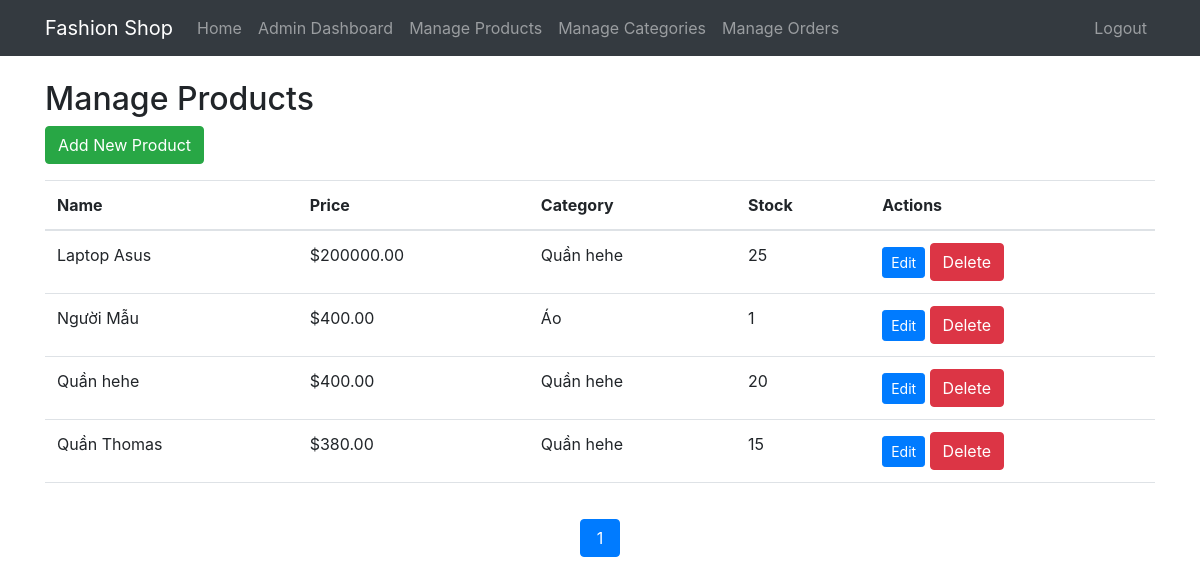
Page /admin/products (signed in) on the earlier database version.
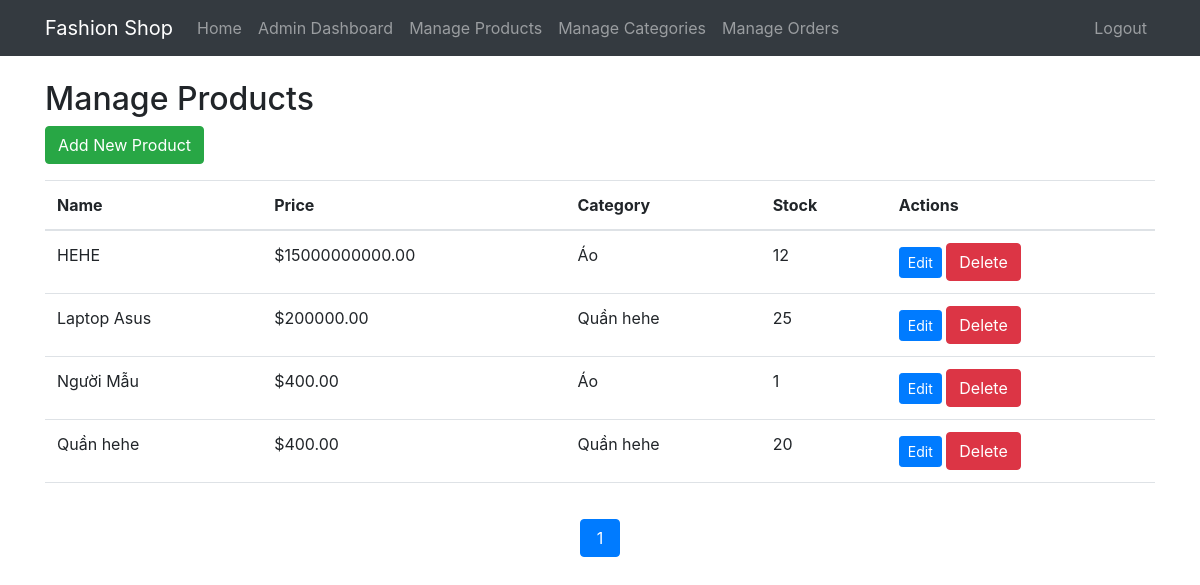
Same page on the later database version.
### app.py (models this page shows)
class Product(db.Model):
    id = db.Column(db.Integer, primary_key=True)
    name = db.Column(db.String(200), nullable=False)
    description = db.Column(db.Text)
    price = db.Column(db.Float, nullable=False)
    sale_price = db.Column(db.Float)  # Giá khuyến mãi
    image_url = db.Column(db.String(500))
    category_id = db.Column(db.Integer, db.ForeignKey('category.id'))
    stock = db.Column(db.Integer, default=0)
    created_at = db.Column(db.DateTime, default=datetime.utcnow)
    updated_at = db.Column(db.DateTime, onupdate=datetime.utcnow)
    cart_items = db.relationship('CartItem', backref='product', lazy=True)
    order_items = db.relationship('OrderItem', backref='product', lazy=True)

class Category(db.Model):
    id = db.Column(db.Integer, primary_key=True)
    name = db.Column(db.String(100), nullable=False)
    description = db.Column(db.Text)
    products = db.relationship('Product', backref='category', lazy=True)

### app.py (the view)
@app.route('/admin/products')
@admin_required
def admin_products():
    page = request.args.get('page', 1, type=int)
    products = Product.query.order_by(Product.created_at.desc())\
        .paginate(page=page, per_page=20)
    categories = Category.query.all()
    return render_template('admin/products.html',
                           products=products,
                           categories=categories)

### app.py (called while the page is built)
def admin_required(f):
    @wraps(f)
    def decorated_function(*args, **kwargs):
        if not current_user.is_authenticated or not current_user.is_admin:
            flash('Bạn không có quyền truy cập trang này!', 'danger')
            return redirect(url_for('index'))
        return f(*args, **kwargs)
    return decorated_function

@login_manager.user_loader
def load_user(user_id):
    return User.query.get(int(user_id))

### templates/admin/products.html
{% extends "base.html" %}
{% block content %}
<h2>Manage Products</h2>
<a href="{{ url_for('admin_new_product') }}" class="btn btn-success mb-3">Add New Product</a>
<div class="table-responsive">
    <table class="table">
        <thead>
            <tr>
                <th>Name</th>
                <th>Price</th>
                <th>Category</th>
                <th>Stock</th>
                <th>Actions</th>
            </tr>
        </thead>
        <tbody>
            {% for product in products.items %}
            <tr>
                <td>{{ product.name }}</td>
                <td>${{ "%.2f"|format(product.price) }}</td>
                <td>{{ product.category.name }}</td>
                <td>{{ product.stock }}</td>
                <td>
                    <a href="{{ url_for('admin_edit_product', product_id=product.id) }}" class="btn btn-primary btn-sm">Edit</a>
                    <a href="{{ url_for('admin_delete_product_confirm', product_id=product.id) }}" class="btn btn-danger">Delete</a>
                </td>
            </tr>
            {% endfor %}
        </tbody>
    </table>
</div>
<nav aria-label="Page navigation">
  <ul class="pagination justify-content-center">
    {% for page_num in products.iter_pages() %}
      {% if page_num %}
        {% if products.page == page_num %}
          <li class="page-item active"><a class="page-link" href="#">{{ page_num }}</a></li>
        {% else %}
          <li class="page-item"><a class="page-link" href="{{ url_for('admin_products', page=page_num) }}">{{ page_num }}</a></li>
        {% endif %}
      {% else %}
        <li class="page-item disabled"><a class="page-link" href="#">...</a></li>
      {% endif %}
    {% endfor %}
  </ul>
</nav>
{% endblock %}

Differences in the rows shown:
removed Product: name "Quần Thomas", price "380.00", category.name "Quần hehe", stock "15"
added Product: name "HEHE", price "15000000000.00", category.name "Áo", stock "12"
